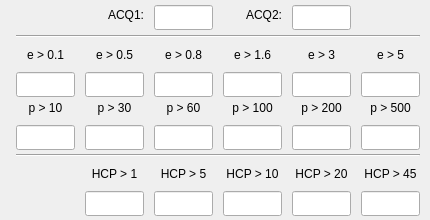
<?xml version="1.0" encoding="UTF-8"?>
<ui version="4.0">
 <class>Form</class>
 <widget class="QWidget" name="Form">
  <property name="geometry">
   <rect>
    <x>0</x>
    <y>0</y>
    <width>430</width>
    <height>220</height>
   </rect>
  </property>
  <property name="sizePolicy">
   <sizepolicy hsizetype="Expanding" vsizetype="Expanding">
    <horstretch>0</horstretch>
    <verstretch>0</verstretch>
   </sizepolicy>
  </property>
  <property name="minimumSize">
   <size>
    <width>430</width>
    <height>220</height>
   </size>
  </property>
  <property name="windowTitle">
   <string>Form</string>
  </property>
  <layout class="QGridLayout" name="gridLayout">
   <property name="topMargin">
    <number>5</number>
   </property>
   <property name="rightMargin">
    <number>5</number>
   </property>
   <property name="bottomMargin">
    <number>5</number>
   </property>
   <property name="horizontalSpacing">
    <number>5</number>
   </property>
   <property name="verticalSpacing">
    <number>0</number>
   </property>
   <item row="0" column="0">
    <spacer name="horizontalSpacer">
     <property name="orientation">
      <enum>Qt::Horizontal</enum>
     </property>
     <property name="sizeHint" stdset="0">
      <size>
       <width>40</width>
       <height>20</height>
      </size>
     </property>
    </spacer>
   </item>
   <item row="0" column="1">
    <layout class="QGridLayout" name="gridLayout_meas" rowstretch="0,0,0,0,0,0,0,0,0" columnstretch="0,0,0,0,0,0">
     <property name="sizeConstraint">
      <enum>QLayout::SetDefaultConstraint</enum>
     </property>
     <property name="leftMargin">
      <number>5</number>
     </property>
     <property name="topMargin">
      <number>0</number>
     </property>
     <property name="rightMargin">
      <number>5</number>
     </property>
     <property name="bottomMargin">
      <number>5</number>
     </property>
     <property name="spacing">
      <number>10</number>
     </property>
     <item row="2" column="5">
      <widget class="QLabel" name="label_7">
       <property name="styleSheet">
        <string notr="true">font: 10pt &quot;MS Shell Dlg 2&quot;;</string>
       </property>
       <property name="text">
        <string>e &gt; 5</string>
       </property>
       <property name="alignment">
        <set>Qt::AlignCenter</set>
       </property>
      </widget>
     </item>
     <item row="5" column="0">
      <widget class="QLineEdit" name="lineEdit_10">
       <property name="minimumSize">
        <size>
         <width>0</width>
         <height>25</height>
        </size>
       </property>
       <property name="styleSheet">
        <string notr="true">font: 10pt &quot;MS Shell Dlg 2&quot;;</string>
       </property>
       <property name="alignment">
        <set>Qt::AlignCenter</set>
       </property>
      </widget>
     </item>
     <item row="4" column="2">
      <widget class="QLabel" name="label_14">
       <property name="styleSheet">
        <string notr="true">font: 10pt &quot;MS Shell Dlg 2&quot;;</string>
       </property>
       <property name="text">
        <string>p &gt; 60</string>
       </property>
       <property name="alignment">
        <set>Qt::AlignCenter</set>
       </property>
      </widget>
     </item>
     <item row="4" column="3">
      <widget class="QLabel" name="label_15">
       <property name="styleSheet">
        <string notr="true">font: 10pt &quot;MS Shell Dlg 2&quot;;</string>
       </property>
       <property name="text">
        <string>p &gt; 100</string>
       </property>
       <property name="alignment">
        <set>Qt::AlignCenter</set>
       </property>
      </widget>
     </item>
     <item row="4" column="1">
      <widget class="QLabel" name="label_8">
       <property name="styleSheet">
        <string notr="true">font: 10pt &quot;MS Shell Dlg 2&quot;;</string>
       </property>
       <property name="text">
        <string>p &gt; 30</string>
       </property>
       <property name="alignment">
        <set>Qt::AlignCenter</set>
       </property>
      </widget>
     </item>
     <item row="0" column="2">
      <widget class="QLineEdit" name="lineEdit_acq1">
       <property name="minimumSize">
        <size>
         <width>0</width>
         <height>25</height>
        </size>
       </property>
       <property name="styleSheet">
        <string notr="true">font: 10pt &quot;MS Shell Dlg 2&quot;;</string>
       </property>
       <property name="alignment">
        <set>Qt::AlignCenter</set>
       </property>
       <property name="readOnly">
        <bool>true</bool>
       </property>
      </widget>
     </item>
     <item row="0" column="3">
      <widget class="QLabel" name="label_19">
       <property name="styleSheet">
        <string notr="true">font: 10pt &quot;MS Shell Dlg 2&quot;;</string>
       </property>
       <property name="text">
        <string>ACQ2:</string>
       </property>
       <property name="alignment">
        <set>Qt::AlignRight|Qt::AlignTrailing|Qt::AlignVCenter</set>
       </property>
      </widget>
     </item>
     <item row="0" column="4">
      <widget class="QLineEdit" name="lineEdit_acq2">
       <property name="minimumSize">
        <size>
         <width>0</width>
         <height>25</height>
        </size>
       </property>
       <property name="styleSheet">
        <string notr="true">font: 10pt &quot;MS Shell Dlg 2&quot;;</string>
       </property>
       <property name="alignment">
        <set>Qt::AlignCenter</set>
       </property>
       <property name="readOnly">
        <bool>true</bool>
       </property>
      </widget>
     </item>
     <item row="4" column="5">
      <widget class="QLabel" name="label_17">
       <property name="styleSheet">
        <string notr="true">font: 10pt &quot;MS Shell Dlg 2&quot;;</string>
       </property>
       <property name="text">
        <string>p &gt; 500</string>
       </property>
       <property name="alignment">
        <set>Qt::AlignCenter</set>
       </property>
      </widget>
     </item>
     <item row="5" column="1">
      <widget class="QLineEdit" name="lineEdit_30">
       <property name="minimumSize">
        <size>
         <width>0</width>
         <height>25</height>
        </size>
       </property>
       <property name="styleSheet">
        <string notr="true">font: 10pt &quot;MS Shell Dlg 2&quot;;</string>
       </property>
       <property name="alignment">
        <set>Qt::AlignCenter</set>
       </property>
      </widget>
     </item>
     <item row="5" column="2">
      <widget class="QLineEdit" name="lineEdit_60">
       <property name="minimumSize">
        <size>
         <width>0</width>
         <height>25</height>
        </size>
       </property>
       <property name="styleSheet">
        <string notr="true">font: 10pt &quot;MS Shell Dlg 2&quot;;</string>
       </property>
       <property name="alignment">
        <set>Qt::AlignCenter</set>
       </property>
      </widget>
     </item>
     <item row="4" column="4">
      <widget class="QLabel" name="label_16">
       <property name="styleSheet">
        <string notr="true">font: 10pt &quot;MS Shell Dlg 2&quot;;</string>
       </property>
       <property name="text">
        <string>p &gt; 200</string>
       </property>
       <property name="alignment">
        <set>Qt::AlignCenter</set>
       </property>
      </widget>
     </item>
     <item row="5" column="3">
      <widget class="QLineEdit" name="lineEdit_100">
       <property name="minimumSize">
        <size>
         <width>0</width>
         <height>25</height>
        </size>
       </property>
       <property name="styleSheet">
        <string notr="true">font: 10pt &quot;MS Shell Dlg 2&quot;;</string>
       </property>
       <property name="alignment">
        <set>Qt::AlignCenter</set>
       </property>
      </widget>
     </item>
     <item row="2" column="4">
      <widget class="QLabel" name="label_6">
       <property name="styleSheet">
        <string notr="true">font: 10pt &quot;MS Shell Dlg 2&quot;;</string>
       </property>
       <property name="text">
        <string>e &gt; 3</string>
       </property>
       <property name="alignment">
        <set>Qt::AlignCenter</set>
       </property>
      </widget>
     </item>
     <item row="3" column="0">
      <widget class="QLineEdit" name="lineEdit_0_1">
       <property name="minimumSize">
        <size>
         <width>0</width>
         <height>25</height>
        </size>
       </property>
       <property name="styleSheet">
        <string notr="true">font: 10pt &quot;MS Shell Dlg 2&quot;;</string>
       </property>
       <property name="text">
        <string/>
       </property>
       <property name="alignment">
        <set>Qt::AlignCenter</set>
       </property>
       <property name="readOnly">
        <bool>true</bool>
       </property>
      </widget>
     </item>
     <item row="2" column="1">
      <widget class="QLabel" name="label_2">
       <property name="styleSheet">
        <string notr="true">font: 10pt &quot;MS Shell Dlg 2&quot;;</string>
       </property>
       <property name="text">
        <string>e &gt; 0.5</string>
       </property>
       <property name="alignment">
        <set>Qt::AlignCenter</set>
       </property>
      </widget>
     </item>
     <item row="7" column="1">
      <widget class="QLabel" name="label_5">
       <property name="styleSheet">
        <string notr="true">font: 10pt &quot;MS Shell Dlg 2&quot;;</string>
       </property>
       <property name="text">
        <string>HCP &gt; 1</string>
       </property>
       <property name="alignment">
        <set>Qt::AlignCenter</set>
       </property>
      </widget>
     </item>
     <item row="5" column="5">
      <widget class="QLineEdit" name="lineEdit_500">
       <property name="minimumSize">
        <size>
         <width>0</width>
         <height>25</height>
        </size>
       </property>
       <property name="styleSheet">
        <string notr="true">font: 10pt &quot;MS Shell Dlg 2&quot;;</string>
       </property>
       <property name="alignment">
        <set>Qt::AlignCenter</set>
       </property>
      </widget>
     </item>
     <item row="5" column="4">
      <widget class="QLineEdit" name="lineEdit_200">
       <property name="minimumSize">
        <size>
         <width>0</width>
         <height>25</height>
        </size>
       </property>
       <property name="styleSheet">
        <string notr="true">font: 10pt &quot;MS Shell Dlg 2&quot;;</string>
       </property>
       <property name="alignment">
        <set>Qt::AlignCenter</set>
       </property>
      </widget>
     </item>
     <item row="3" column="1">
      <widget class="QLineEdit" name="lineEdit_0_5">
       <property name="minimumSize">
        <size>
         <width>0</width>
         <height>25</height>
        </size>
       </property>
       <property name="styleSheet">
        <string notr="true">font: 10pt &quot;MS Shell Dlg 2&quot;;</string>
       </property>
       <property name="alignment">
        <set>Qt::AlignCenter</set>
       </property>
       <property name="readOnly">
        <bool>true</bool>
       </property>
      </widget>
     </item>
     <item row="2" column="3">
      <widget class="QLabel" name="label_4">
       <property name="styleSheet">
        <string notr="true">font: 10pt &quot;MS Shell Dlg 2&quot;;</string>
       </property>
       <property name="text">
        <string>e &gt; 1.6</string>
       </property>
       <property name="alignment">
        <set>Qt::AlignCenter</set>
       </property>
      </widget>
     </item>
     <item row="3" column="2">
      <widget class="QLineEdit" name="lineEdit_0_8">
       <property name="minimumSize">
        <size>
         <width>0</width>
         <height>25</height>
        </size>
       </property>
       <property name="styleSheet">
        <string notr="true">font: 10pt &quot;MS Shell Dlg 2&quot;;</string>
       </property>
       <property name="alignment">
        <set>Qt::AlignCenter</set>
       </property>
       <property name="readOnly">
        <bool>true</bool>
       </property>
      </widget>
     </item>
     <item row="3" column="3">
      <widget class="QLineEdit" name="lineEdit_1_6">
       <property name="minimumSize">
        <size>
         <width>0</width>
         <height>25</height>
        </size>
       </property>
       <property name="styleSheet">
        <string notr="true">font: 10pt &quot;MS Shell Dlg 2&quot;;</string>
       </property>
       <property name="alignment">
        <set>Qt::AlignCenter</set>
       </property>
       <property name="readOnly">
        <bool>true</bool>
       </property>
      </widget>
     </item>
     <item row="7" column="2">
      <widget class="QLabel" name="label_9">
       <property name="styleSheet">
        <string notr="true">font: 10pt &quot;MS Shell Dlg 2&quot;;</string>
       </property>
       <property name="text">
        <string>HCP &gt; 5</string>
       </property>
       <property name="alignment">
        <set>Qt::AlignCenter</set>
       </property>
      </widget>
     </item>
     <item row="2" column="2">
      <widget class="QLabel" name="label_3">
       <property name="styleSheet">
        <string notr="true">font: 10pt &quot;MS Shell Dlg 2&quot;;</string>
       </property>
       <property name="text">
        <string>e &gt; 0.8</string>
       </property>
       <property name="alignment">
        <set>Qt::AlignCenter</set>
       </property>
      </widget>
     </item>
     <item row="3" column="5">
      <widget class="QLineEdit" name="lineEdit_5">
       <property name="minimumSize">
        <size>
         <width>0</width>
         <height>25</height>
        </size>
       </property>
       <property name="styleSheet">
        <string notr="true">font: 10pt &quot;MS Shell Dlg 2&quot;;</string>
       </property>
       <property name="alignment">
        <set>Qt::AlignCenter</set>
       </property>
       <property name="readOnly">
        <bool>true</bool>
       </property>
      </widget>
     </item>
     <item row="3" column="4">
      <widget class="QLineEdit" name="lineEdit_3">
       <property name="minimumSize">
        <size>
         <width>0</width>
         <height>25</height>
        </size>
       </property>
       <property name="styleSheet">
        <string notr="true">font: 10pt &quot;MS Shell Dlg 2&quot;;</string>
       </property>
       <property name="alignment">
        <set>Qt::AlignCenter</set>
       </property>
       <property name="readOnly">
        <bool>true</bool>
       </property>
      </widget>
     </item>
     <item row="7" column="3">
      <widget class="QLabel" name="label_10">
       <property name="sizePolicy">
        <sizepolicy hsizetype="Expanding" vsizetype="Expanding">
         <horstretch>0</horstretch>
         <verstretch>0</verstretch>
        </sizepolicy>
       </property>
       <property name="styleSheet">
        <string notr="true">font: 10pt &quot;MS Shell Dlg 2&quot;;</string>
       </property>
       <property name="text">
        <string>HCP &gt; 10</string>
       </property>
       <property name="alignment">
        <set>Qt::AlignCenter</set>
       </property>
      </widget>
     </item>
     <item row="2" column="0">
      <widget class="QLabel" name="label">
       <property name="styleSheet">
        <string notr="true">font: 10pt &quot;MS Shell Dlg 2&quot;;</string>
       </property>
       <property name="text">
        <string>e &gt; 0.1</string>
       </property>
       <property name="alignment">
        <set>Qt::AlignCenter</set>
       </property>
      </widget>
     </item>
     <item row="4" column="0">
      <widget class="QLabel" name="label_18">
       <property name="styleSheet">
        <string notr="true">font: 10pt &quot;MS Shell Dlg 2&quot;;</string>
       </property>
       <property name="text">
        <string>p &gt; 10</string>
       </property>
       <property name="alignment">
        <set>Qt::AlignCenter</set>
       </property>
      </widget>
     </item>
     <item row="7" column="5">
      <widget class="QLabel" name="label_12">
       <property name="styleSheet">
        <string notr="true">font: 10pt &quot;MS Shell Dlg 2&quot;;</string>
       </property>
       <property name="text">
        <string>HCP &gt; 45</string>
       </property>
       <property name="alignment">
        <set>Qt::AlignCenter</set>
       </property>
      </widget>
     </item>
     <item row="7" column="4">
      <widget class="QLabel" name="label_11">
       <property name="styleSheet">
        <string notr="true">font: 10pt &quot;MS Shell Dlg 2&quot;;</string>
       </property>
       <property name="text">
        <string>HCP &gt; 20</string>
       </property>
       <property name="alignment">
        <set>Qt::AlignCenter</set>
       </property>
      </widget>
     </item>
     <item row="8" column="1">
      <widget class="QLineEdit" name="lineEdit_hcp_1">
       <property name="minimumSize">
        <size>
         <width>0</width>
         <height>25</height>
        </size>
       </property>
       <property name="styleSheet">
        <string notr="true">font: 10pt &quot;MS Shell Dlg 2&quot;;</string>
       </property>
      </widget>
     </item>
     <item row="8" column="2">
      <widget class="QLineEdit" name="lineEdit_hcp_5">
       <property name="minimumSize">
        <size>
         <width>0</width>
         <height>25</height>
        </size>
       </property>
       <property name="styleSheet">
        <string notr="true">font: 10pt &quot;MS Shell Dlg 2&quot;;</string>
       </property>
      </widget>
     </item>
     <item row="8" column="3">
      <widget class="QLineEdit" name="lineEdit_hcp_10">
       <property name="minimumSize">
        <size>
         <width>0</width>
         <height>25</height>
        </size>
       </property>
       <property name="styleSheet">
        <string notr="true">font: 10pt &quot;MS Shell Dlg 2&quot;;</string>
       </property>
      </widget>
     </item>
     <item row="8" column="4">
      <widget class="QLineEdit" name="lineEdit_hcp_20">
       <property name="minimumSize">
        <size>
         <width>0</width>
         <height>25</height>
        </size>
       </property>
       <property name="styleSheet">
        <string notr="true">font: 10pt &quot;MS Shell Dlg 2&quot;;</string>
       </property>
      </widget>
     </item>
     <item row="8" column="5">
      <widget class="QLineEdit" name="lineEdit_hcp_45">
       <property name="minimumSize">
        <size>
         <width>0</width>
         <height>25</height>
        </size>
       </property>
       <property name="styleSheet">
        <string notr="true">font: 10pt &quot;MS Shell Dlg 2&quot;;</string>
       </property>
      </widget>
     </item>
     <item row="0" column="1">
      <widget class="QLabel" name="label_13">
       <property name="styleSheet">
        <string notr="true">font: 10pt &quot;MS Shell Dlg 2&quot;;</string>
       </property>
       <property name="text">
        <string>ACQ1:</string>
       </property>
       <property name="alignment">
        <set>Qt::AlignRight|Qt::AlignTrailing|Qt::AlignVCenter</set>
       </property>
      </widget>
     </item>
     <item row="1" column="0" colspan="6">
      <widget class="Line" name="line">
       <property name="orientation">
        <enum>Qt::Horizontal</enum>
       </property>
      </widget>
     </item>
     <item row="6" column="0" colspan="6">
      <widget class="Line" name="line_2">
       <property name="orientation">
        <enum>Qt::Horizontal</enum>
       </property>
      </widget>
     </item>
    </layout>
   </item>
   <item row="0" column="2">
    <spacer name="horizontalSpacer_2">
     <property name="orientation">
      <enum>Qt::Horizontal</enum>
     </property>
     <property name="sizeHint" stdset="0">
      <size>
       <width>40</width>
       <height>20</height>
      </size>
     </property>
    </spacer>
   </item>
  </layout>
 </widget>
 <resources/>
 <connections/>
</ui>
